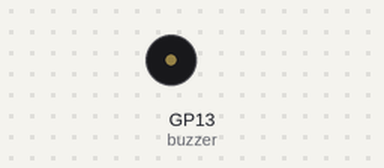
Recording of a program running on a simulated Raspberry Pi Pico running MicroPython. On the bench: buzzer (waves = sounding). At 9.5 s the program stops and its outputs stay as they are.

Above: at 0.8 s.
At 8.45 s:
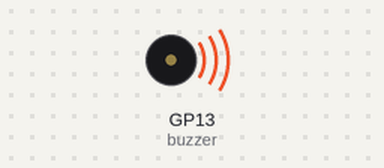
Timing chart, 0 to 10.0 s (numbered marks = the images above):
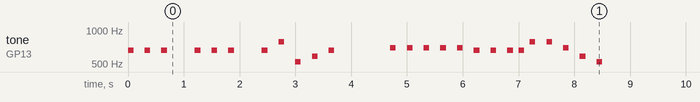

Measured:
- by itself, tone on GP13 (buzzer): plays 659 Hz for 0.10 s, 659 Hz for 0.10 s, 659 Hz for 0.10 s, 659 Hz for 0.10 s, 659 Hz for 0.10 s, 659 Hz for 0.10 s … (25 notes in this stretch)

The program:

festive_buzzer.py
```python
# imports
from machine import Pin, PWM
import time

# set up buzzer
buzzer = PWM(Pin(13))

# note library for "jingle bells"
C = 523
D = 587
E = 659
F = 698
G = 784

# volume variable
volume = 16500

def playtone(note, vol, delay1, delay2):
    buzzer.duty_u16(vol)
    buzzer.freq(note)
    time.sleep(delay1)
    buzzer.duty_u16(0)
    time.sleep(delay2)

# Play the tune
playtone(E, volume, 0.1, 0.2)
playtone(E, volume, 0.1, 0.2)
playtone(E, volume, 0.1, 0.5)

playtone(E, volume, 0.1, 0.2)
playtone(E, volume, 0.1, 0.2)
playtone(E, volume, 0.1, 0.5)

playtone(E, volume, 0.1, 0.2)
playtone(G, volume, 0.1, 0.2)
playtone(C, volume, 0.1, 0.2)
playtone(D, volume, 0.1, 0.2)
playtone(E, volume, 0.1, 1)

playtone(F, volume, 0.1, 0.2)
playtone(F, volume, 0.1, 0.2)
playtone(F, volume, 0.1, 0.2)
playtone(F, volume, 0.1, 0.2)
playtone(F, volume, 0.1, 0.2)
playtone(E, volume, 0.1, 0.2)
playtone(E, volume, 0.1, 0.2)

playtone(E, volume, 0.1, 0.1)
playtone(E, volume, 0.1, 0.1)
playtone(G, volume, 0.1, 0.2)
playtone(G, volume, 0.1, 0.2)
playtone(F, volume, 0.1, 0.2)
playtone(D, volume, 0.1, 0.2)
playtone(C, volume, 0.1, 1)

# Duty turns the buzzer off
buzzer.duty_u16(0)
```
